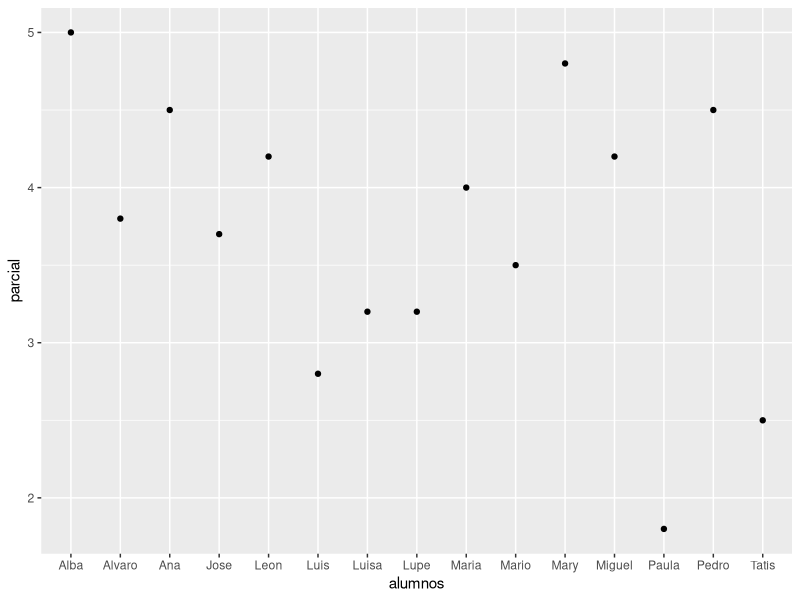
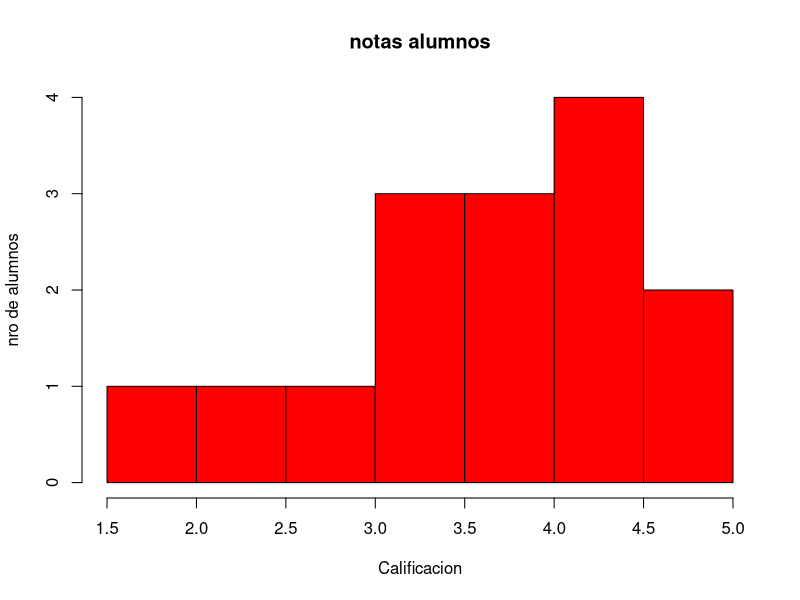

Generate these figures, in order, with R:
## ---- chunk 1
library(ggplot2)
alumnos <- c("Mario","Luis","Pedro","Alvaro","Ana","Alba","Luisa","Miguel","Lupe","Tatis", "Paula","Maria","Jose","Leon","Mary")
parcial <- c(3.5 , 2.8, 4.5, 3.8, 4.5, 5.0, 3.2, 4.2, 3.2, 2.5, 1.8, 4.0, 3.7, 4.2, 4.8)
escala <- c("R","M","B","R","B","E","R","B","R","M","M","B","R","B","E")
notas <- data.frame(alumnos, parcial,escala)
notas
summary(notas)
g <-ggplot(notas, aes(alumnos,parcial))
g + geom_point() + geom_smooth(method = lm, colour = "green")
## ---- chunk 2
hist(notas$parcial, main ="notas alumnos", xlab = "Calificacion", ylab = "nro de alumnos",col = "red")
